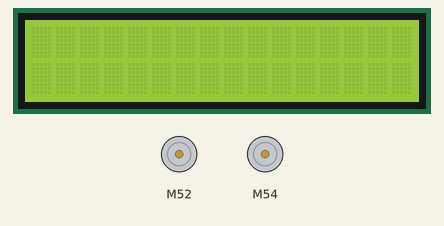
Recording of a program running on a simulated CircuitPython board. Parts: 16×2 character LCD, 2 × DC motor (green arrow = forward, orange = backward, longer = faster). What the program prints to the serial console is not drawn.

Above: at 2.1 s.
At 4.1 s:
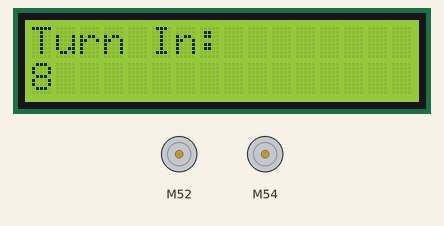
At 8.2 s:
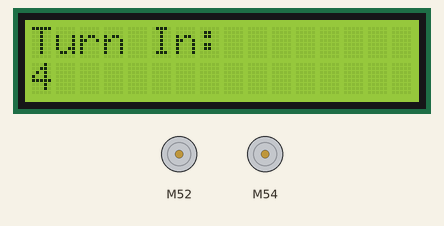
At 15.1 s:
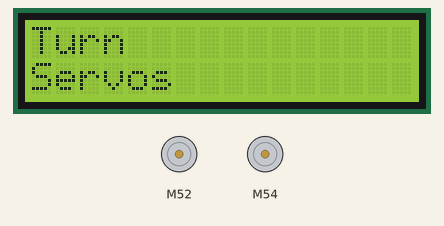
Timing chart, 0 to 39.5 s (numbered marks = the images above):
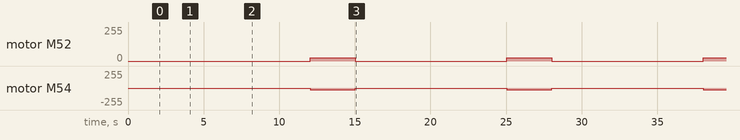

The program:

incomplete_continuous_rgb_and_lcd_addition.py
```python
# This file will be used for adding on RGB code to the LCD code.

import time
import board
import pulseio
from adafruit_motor import servo
from lcd.i2c_pcf8574_interface import I2CPCF8574Interface
from lcd.lcd import LCD


# time.monotonic() will be tried in place of time.time().
# time.monotonic() is a float, whereas time.time() is an integer,
# so time.monotonic should hopefully be more accurate.

# Note - As of now, for a lack of identical continuous rotation servos, two different models are being used for testing.
# There is the FITEC FS90R continuous rotation servo (from the Engineering III box) and the FEETECH FT90R continuous
# rotation servo (from the Dr. Shields' summer camp).

# -------------- LCD Setup Start  --------------

i2c = board.I2C()
i2c.unlock()  # In case it was the i2c was just used, it needs to be unlocked.

device_address = None

while not i2c.try_lock():
    pass  # I do not know how to explain this.

try:
    while not device_address:
        device_address_list = i2c.scan()
        # The i2c.scan() returns a LIST of addresses.
        # I just want the first address. So:
        device_address = device_address_list[0]
        print("I2C interface found at: ", hex(device_address))
        time.sleep(2)

finally:
    i2c.unlock()
    i2c.deinit()
    # This releases the SCL (Serial Clock Wire) pin so that the LCD can use it.
    # I found that here:
    # https://circuitpython.readthedocs.io/en/5.3.x/shared-bindings/busio/I2C.html#busio.I2C

# OK, now talk to the LCD at the address we just found by scanning.
lcd = LCD(I2CPCF8574Interface(device_address), num_rows=2, num_cols=16)

# -------------- LCD Setup End  --------------

# Create PWMOut objects on pins A2 and A4.
pwm_1 = pulseio.PWMOut(board.A2, frequency=50)
pwm_2 = pulseio.PWMOut(board.A4, frequency=50)

# Create servo objects from those PWMOut objects.
servo_1 = servo.ContinuousServo(pwm_1)
servo_2 = servo.ContinuousServo(pwm_2)

Servo_Wait_Time = 10. + time.monotonic()
Print_Time = 2. + time.monotonic()
Message_Time = True
# It is better for Message_Time to be a boolean data value than a 0 or 1.

while True:

    Remaining_Servo_Wait = Servo_Wait_Time - time.monotonic()

    if Remaining_Servo_Wait > 0.:

        if Print_Time - time.monotonic() <= 0.:
            lcd.clear()
            print("Time until servo turn: " + str(round(Remaining_Servo_Wait)))
            lcd.print("Turn In: \n")
            lcd.print(str(round(Remaining_Servo_Wait)))
            Print_Time = time.monotonic() + 2.

    # Note - The original code for turning the servos (unrevised):

    # if Remaining_Servo_Time <= 0:  # (==) does not work.
    #   print("Servos are turning.")
    #   servo_1.throttle = 0.1
    #   servo_2.throttle = -0.1
    #   time.sleep(1)
    #   servo_1.throttle = 0.
    #   servo_2.throttle = -0.
    #   Servo_Wait_Time = time.time() + 10

    # Note - The revised code for turning the servos. It uses two if statements two set a time duration for the
    # servos to turn. It was chosen because a time.sleep() command makes it so that the code basically does nothing
    # for one second, whereas the revised code allows for other actions to happen.

    if Remaining_Servo_Wait <= 0.:  # (==) does not work.

        if Message_Time:
            lcd.clear()
            # if Message_Time == True is not correct. The above way is.
            # If the code was supposed to be if Message_Time == False, then
            # if not Message_Time would be used.
            print("The servos are turning.")
            lcd.print("Turn \n")
            lcd.print("Servos")
            Message_Time = False

        if not Message_Time:
            servo_1.throttle = 0.1
            servo_2.throttle = -0.1
            # The servos will be facing each other. For them to turn the food wheel in one direction, they
            # must turn opposite directions.

    if Remaining_Servo_Wait <= -3.:
        servo_1.throttle = 0.
        servo_2.throttle = -0.
        Message_Time = True
        Servo_Wait_Time = time.monotonic() + 10.
        Print_Time = time.monotonic() + 2.
```

Measured:
- by itself, motor M52: alternates forward 25/255 for 3.0 s and stopped for 10.0 s
- by itself, motor M54: alternates backward 25/255 for 3.0 s and stopped for 10.0 s
- what the display in image 0 shows lasts 2.0 s, from 2.1 s to 4.1 s
